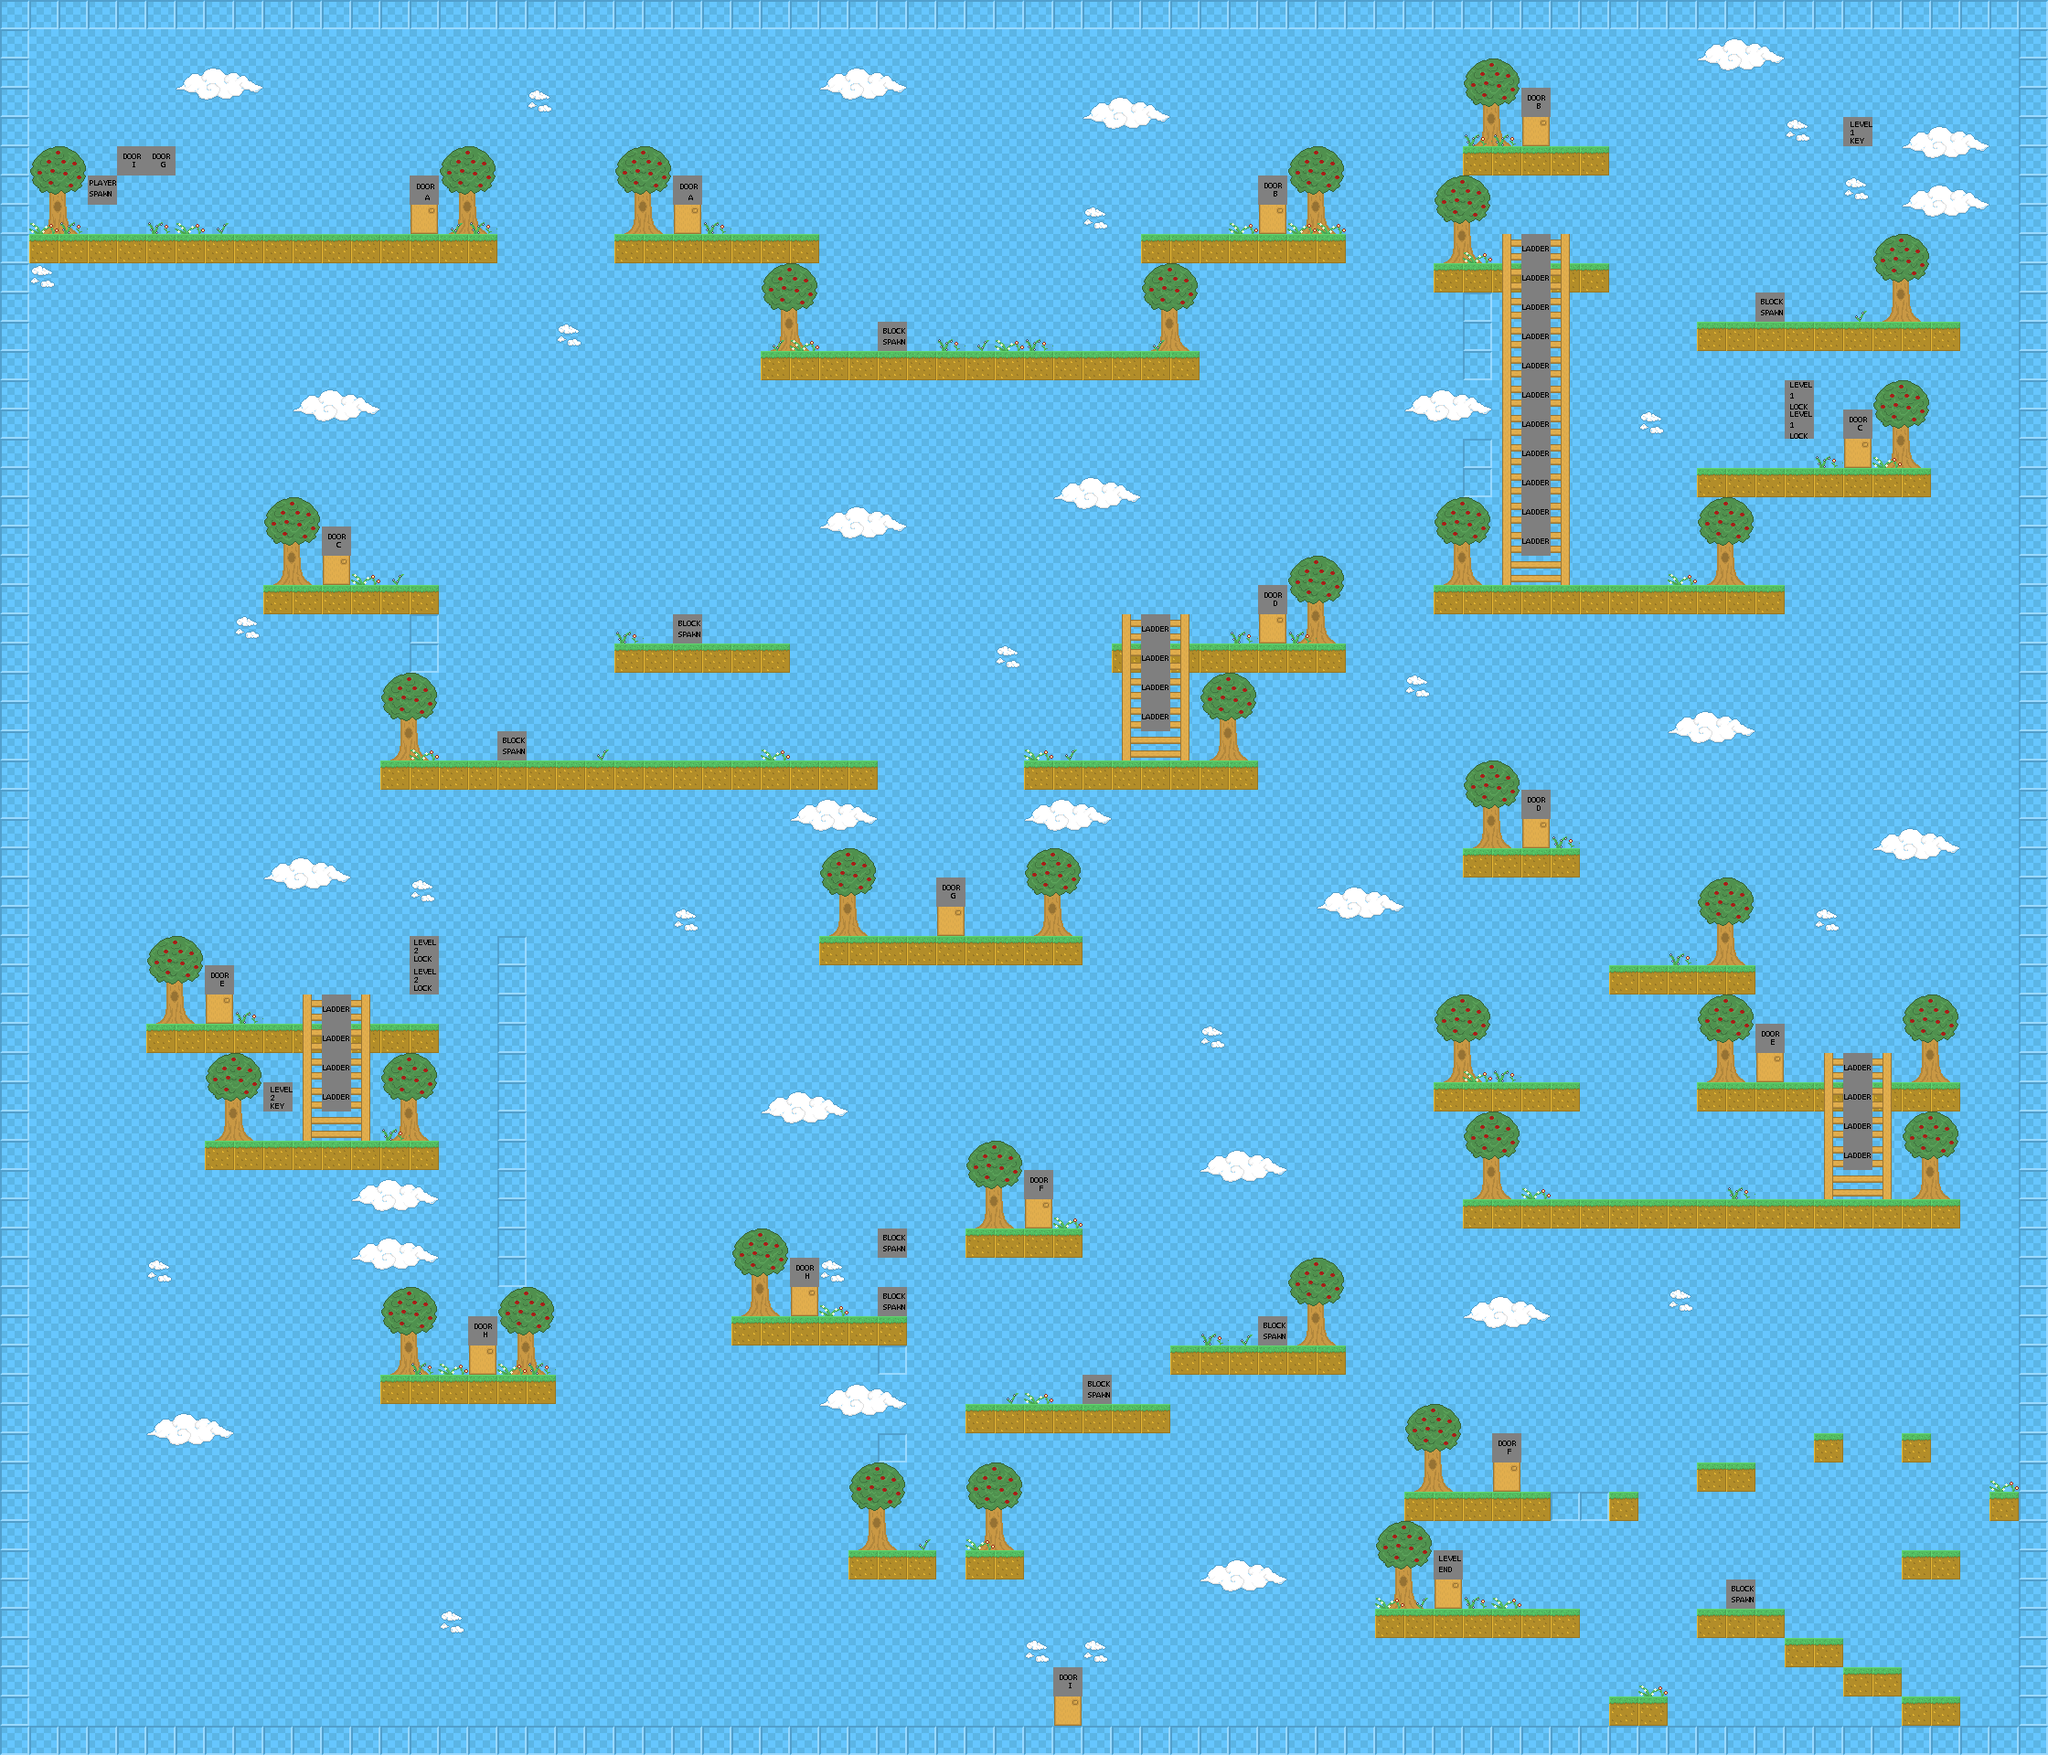

This game map was drawn from its Tiled (.tmx) file and the tilesets committed beside it. A one-line description and the trimmed map source follow:
An orthogonal 70x60 tile map with 32x32 px tiles, 4 tile layers (background, floor, foreground, event).

<map version="1.0" orientation="orthogonal" width="70" height="60" tilewidth="32" tileheight="32">
 <tileset firstgid="1" source="tileset-3.tsx" />
 <layer name="background" width="70" height="60">
  <data>[4200 cells, 4200 non-empty, 1 distinct tile ids]</data>
 </layer>
 <layer name="floor" width="70" height="60">
  <data>[4200 cells, 813 non-empty, 18 distinct tile ids]</data>
 </layer>
 <layer name="foreground" width="70" height="60">
  <data>[4200 cells, 294 non-empty, 16 distinct tile ids]</data>
 </layer>
 <layer name="event" width="70" height="60">
  <data>[4200 cells, 58 non-empty, 17 distinct tile ids]</data>
 </layer>
</map>